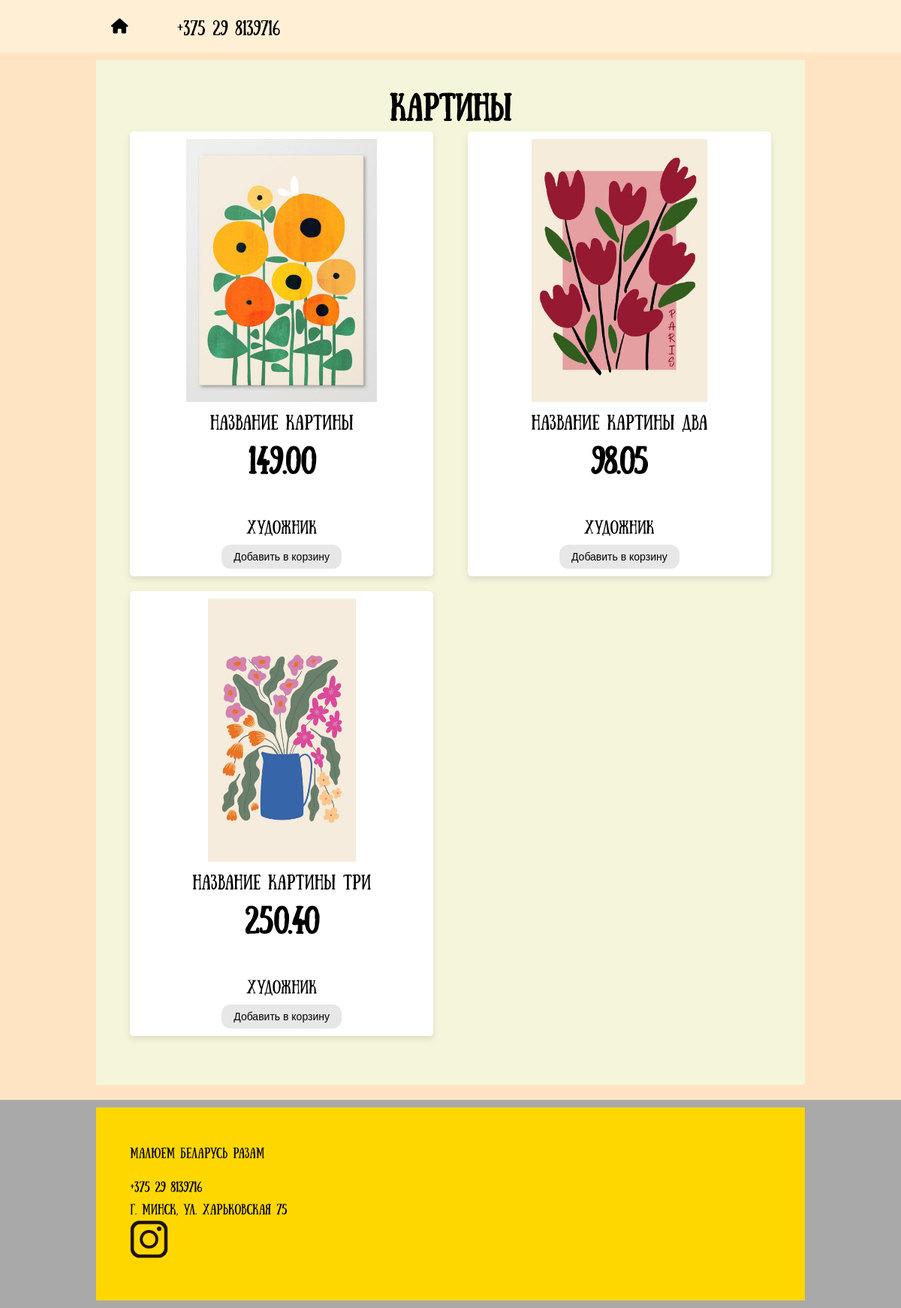
Page /painting/ on the committed database.
### painting/models.py (models this page shows, shortened)
class Painting(models.Model):
    title = models.CharField(max_length=100)
    artist = models.CharField(max_length=50)
    image = models.ImageField(upload_to='paintings/')
    price = models.DecimalField(default=0.00, max_digits=10, decimal_places=2)

### painting/views.py (the view)
# urls.py: path('', views.painting_index, name='painting_index'),
def painting_index(request):
    all_paintings = models.Painting.objects.all()
    context = {
        'all_paintings': all_paintings
    }
    return render(request, 'painting_index.html', context)

### painting/templates/painting_index.html (shortened to what this page needs)
{% extends 'base.html' %}
{% block content %}
<nav class="navigation">
            <div class="container">
                <ul>
                    <li class="home"><a href="{% url 'main_index' %}"><div class="home-image"><i class="fa fa-home"></i></div></a></li>
                    <li class="tel"><a href="#">+375 29 8139716</a></li>
                </ul>
            </div>
</nav>
<main class="main">
    <div class="container">
        <div class="paintings">
            <h1>Картины</h1>
            {% for item in all_paintings %}
            <div class="paintings_item">
                <div class="image_paint_container"><img src="{{item.image.url}}" alt="photo painting"></div>
                <a href="{% url 'painting_detail' painting_id=item.id %}">{{ item.title }}</a>
                <h1>{{item.price}}</h1><br>
                <p>{{item.artist}}</p>
                <form action="{% url 'cart:cart_add' painting_id=item.id %}" method="post">
                <input type="submit" value="Добавить в корзину">
                </form>
            </div>
            {%endfor%}
        </div>
    </div>
</main>
{% endblock %}

### templates/base.html (style rules this page uses)
* { margin: 0; padding: 0; }
body { font-family: 'Sunday Regular', Arial, Helvetica, sans-serif; font-size: 18px; line-height: 30px; }
.container { width: 80%; max-width: 1280px; margin-left: auto; margin-right: auto; }
.header, .navigation, .main, .footer { padding: 10px; }
.navigation { background-color: #FFEFD5; }
.navigation ul { list-style: none; }
.navigation li { display: inline-block; margin-right: 16px; font-size: 20px; }
.navigation a { display: inline-block; color: black; text-decoration: none; text-transform: uppercase; padding: 10px 20px; }
.main { background-color: bisque; }
.main .container > div:first-child { margin-bottom: 10px; }
.main .paintings h1 { width: 100%; text-align: center; margin-bottom: 20px; }
.main .paintings { display: flex; flex-wrap: wrap; justify-content: space-between; background-color: beige; padding: 45px; }
.main .paintings_item { width: 45%; margin-bottom: 20px; display: inline-block; overflow: hidden; padding: 10px; vertical-align: top; text-align: center; box-shadow: 0 4px 8px rgba(0, 0, 0, 0.1); border-radius: 5px; background-color: #fff; }
.image_paint_container { width: 100%; height: 350px; overflow: hidden; display: flex; align-items: center; justify-content: center; }
.image_paint_container img { max-width: 100%; max-height: 100%; object-fit: contain; }
.main .paintings_item a, .main .paintings_item h1, .main .paintings_item p, .main .paintings_item form { display: block; margin-top: 10px; }
.main .paintings_item a { text-decoration: none; color: black; font-size: 20px; margin-bottom: 20px; }
.main .paintings_item input { border: none; background-color: rgba(221, 221, 221, 0.686); width: 160px; padding: 8px; font-size: 14px; cursor: pointer; border-radius: 12px; }

### rows in the picture
Painting: image (picture), title "название картины", price "149.00", artist "художник"
Painting: image (picture), title "название картины два", price "98.05", artist "художник"
Painting: image (picture), title "название картины три", price "250.40", artist "художник"
